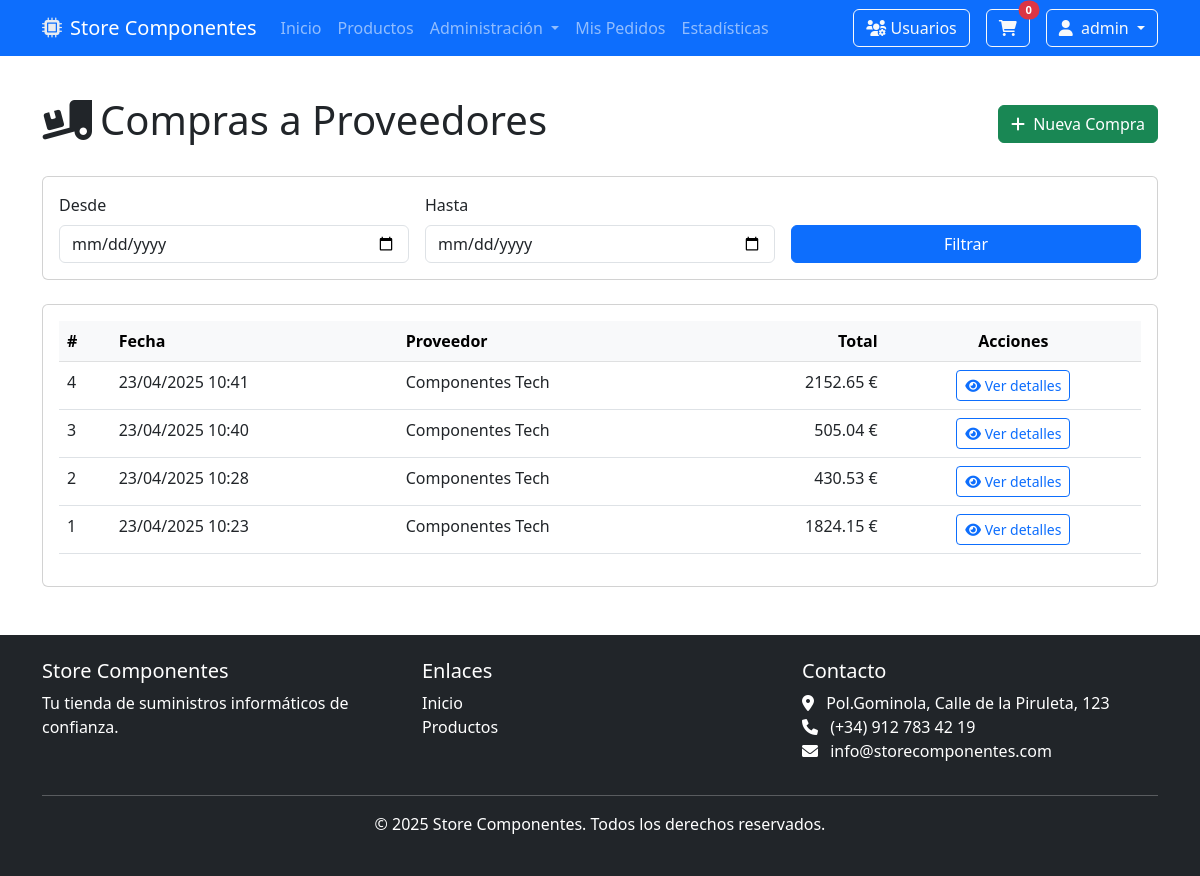
The page /compras (signed in) on the database its author committed.
### tables this page shows
CREATE TABLE compras (
    id INTEGER PRIMARY KEY AUTOINCREMENT,
    proveedor_id INTEGER NOT NULL,
    fecha TIMESTAMP DEFAULT CURRENT_TIMESTAMP,
    total REAL DEFAULT 0,
    FOREIGN KEY (proveedor_id) REFERENCES proveedores (id)
);

CREATE TABLE proveedores (
    id INTEGER PRIMARY KEY AUTOINCREMENT,
    nombre TEXT NOT NULL,
    cif TEXT UNIQUE NOT NULL,
    direccion TEXT,
    telefono TEXT,
    email TEXT,
    porcentaje_descuento REAL DEFAULT 0,
    iva REAL DEFAULT 21,
    notas TEXT
);

### main.py (the view)
@app.route('/compras')
def listar_compras():
    if not session.get('es_admin'):
        flash('No tienes permisos para acceder a esta página', 'danger')
        return redirect(url_for('home'))
    desde_str = request.args.get('fecha_desde')
    hasta_str = request.args.get('fecha_hasta')
    desde = None
    hasta = None
    if desde_str:
        desde = datetime.datetime.strptime(desde_str, '%Y-%m-%d')
    if hasta_str:
        hasta = datetime.datetime.strptime(hasta_str, '%Y-%m-%d')
        hasta = hasta.replace(hour=23, minute=59, second=59)
    compras = Compra.get_all(desde=desde, hasta=hasta)
    return render_template('compras/compras_listar.html', compras=compras)

### db.py (called while the page is built)
def crear_directorio_db():
    if not os.path.exists(DB_DIR):
        os.makedirs(DB_DIR)

def get_db_connection():
    crear_directorio_db()
    conn = sqlite3.connect(DB_PATH)
    conn.row_factory = sqlite3.Row  # Para acceder a las columnas por nombre
    return conn

@contextmanager
def get_db():
    conn = get_db_connection()
    try:
        yield conn
        conn.commit()
    except Exception as e:
        conn.rollback()
        raise e
    finally:
        conn.close()

### main.py (called while the page is built)
@app.template_filter('datetime')
def format_datetime(value, format='%d/%m/%Y %H:%M'):
    if isinstance(value, str):
        try:
            value = datetime.datetime.fromisoformat(value)
        except ValueError:
            return value
    return value.strftime(format)

@app.context_processor
def inject_context():
    return {
        'now': datetime.datetime.now()
    }

### templates/compras/compras_listar.html (shortened to what this page needs)
{% extends 'base.html' %}
{% block content %}
<div class="container mt-4">
    <div class="d-flex justify-content-between align-items-center mb-4">
        <h1><i class="fas fa-truck-loading me-2"></i>Compras a Proveedores</h1>
        <a href="{{ url_for('crear_compra') }}" class="btn btn-success">
            <i class="fas fa-plus me-1"></i> Nueva Compra
        </a>
    </div>
    <div class="card mb-4">
        <div class="card-body">
            <form method="GET" action="{{ url_for('listar_compras') }}" class="row g-3">
                <div class="col-md-4">
                    <label for="fecha_desde" class="form-label">Desde</label>
                    <input type="date" class="form-control" id="fecha_desde" name="fecha_desde" value="{{ request.args.get('fecha_desde', '') }}">
                </div>
                <div class="col-md-4">
                    <label for="fecha_hasta" class="form-label">Hasta</label>
                    <input type="date" class="form-control" id="fecha_hasta" name="fecha_hasta" value="{{ request.args.get('fecha_hasta', '') }}">
                </div>
                <div class="col-md-4 d-flex align-items-end">
                    <button type="submit" class="btn btn-primary w-100">Filtrar</button>
                </div>
            </form>
        </div>
    </div>
    <div class="card">
        <div class="card-body">
            <div class="table-responsive">
                <table class="table table-hover">
                    <thead class="table-light">
                        <tr>
                            <th>#</th>
                            <th>Fecha</th>
                            <th>Proveedor</th>
                            <th class="text-end">Total</th>
                            <th class="text-center">Acciones</th>
                        </tr>
                    </thead>
                    <tbody>
                        {% if compras %}
                            {% for compra in compras %}
                            <tr>
                                <td>{{ compra.id }}</td>
                                <td>{{ compra.fecha|datetime('%d/%m/%Y %H:%M') }}</td>
                                <td>{{ compra.proveedor.nombre }}</td>
                                <td class="text-end">{{ "%.2f"|format(compra.total) }} €</td>
                                <td class="text-center">
                                    <a href="{{ url_for('ver_compra', compra_id=compra.id) }}" class="btn btn-sm btn-outline-primary">
                                        <i class="fas fa-eye"></i> Ver detalles
                                    </a>
                                </td>
                            </tr>
                            {% endfor %}
                        {% else %}
                            <tr>
                                <td colspan="5" class="text-center">
                                    No hay compras registradas
                                </td>
                            </tr>
                        {% endif %}
                    </tbody>
                </table>
            </div>
        </div>
    </div>
</div>
{% endblock %}

### static/css/styles.css (style rules this page uses)
body { min-height: 100vh; display: flex; flex-direction: column; }
.table th { background-color: #f8f9fa; }

### rows shown on the page
compras: id "4", fecha "23/04/2025 10:41", proveedor.nombre "Componentes Tech", total "2152.65"
compras: id "3", fecha "23/04/2025 10:40", proveedor.nombre "Componentes Tech", total "505.04"
compras: id "2", fecha "23/04/2025 10:28", proveedor.nombre "Componentes Tech", total "430.53"
compras: id "1", fecha "23/04/2025 10:23", proveedor.nombre "Componentes Tech", total "1824.15"

### other values the page prints
{{ session.get('username', 'Usuario') }} "admin"
